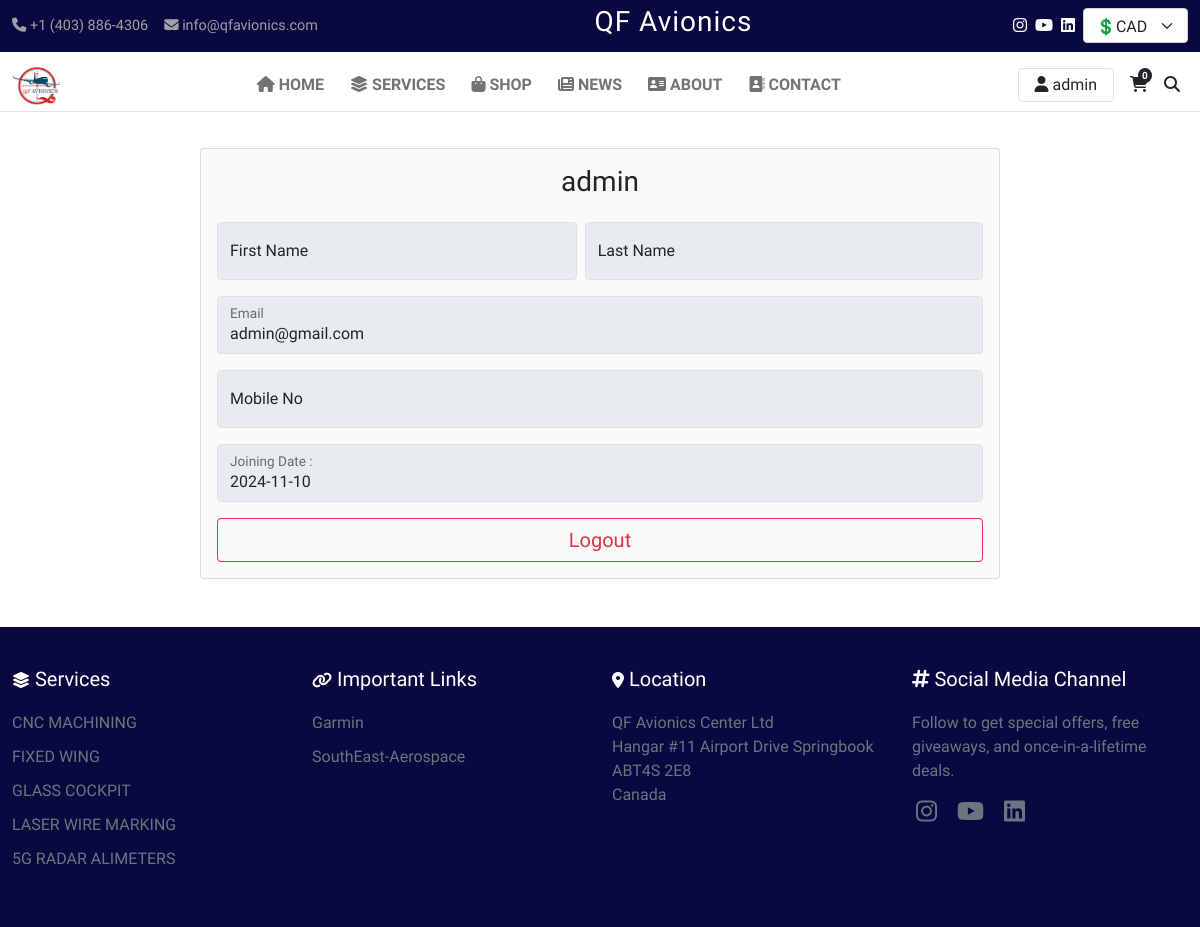
The page /user/profile/ (signed in) on the database its author committed.
### additional_option/models.py (models this page shows, shortened)
class SiteSettings(models.Model):
    site_name = models.CharField(max_length=100, default="QFAvionics")
    email = models.EmailField(max_length=70, blank=False, null=False,  default='info@qfavionics.com')
    phone_number_1 = models.CharField(blank=True, null=True, max_length=10)
    phone_number_2 = models.CharField(blank=True, null=True, max_length=10)
    bussiness_email = models.EmailField(max_length=70, blank=False, default='info@qfavionics.com', null=False, help_text="Email on which receive the email")
    currency_rate = models.DecimalField(null=False, blank=False, default=0.72, decimal_places=2, max_digits=3)
    address = models.TextField(default="QF Avionics Center LtdHangar #11 Airport Drive, Springbook,ABT4S 2E8Canada", blank=True, null=True)
    airport = models.TextField(default="Red Deer Regional Airport, CYQF, YQF", blank=True, null=True)
    email_app_password = models.TextField(max_length=30,  default="zochakahgfehnxdq", blank=True, null=True)
    tax = models.DecimalField(decimal_places=2,  max_digits=5, default=0.15, null=False, blank=False)
    instagram = models.URLField(blank=True, null=True)
    youtube = models.URLField(blank=True, null=True)
    linkedin = models.URLField(blank=True, null=True)
    def get_footer_data(self):
        return {
            "location": self.address,
            "airport": self.airport,
            "instagram": self.instagram,
            "youtube": self.youtube,
            "linkedin": self.linkedin
        }
    def get_header_data(self):
        return {
            "site_name": self.site_name,
            "email": self.email,
            "phone_number": self.phone_number_1,
        }
    class Meta:
        verbose_name = "Site Setting"
        verbose_name_plural = "Site Settings"
    @classmethod
    def load(cls):
        obj, created = cls.objects.get_or_create(pk=1)
        return obj

class Service(models.Model):
    name = models.CharField(max_length=40, default='', blank=False, null=False)
    image = models.ImageField(upload_to='static/service/images/', default="defult.png")
    status = models.BooleanField(default=True)
    description = models.TextField(default='')
    service_type = models.CharField(default='', max_length=40, blank=False, null=False)
    specifications = models.JSONField(default=dict)
    technical_information = models.JSONField(default=dict)

class Link(models.Model):
    name = models.CharField(max_length=40, default='', blank=False, null=False)
    url = models.CharField(max_length=100, default='', blank=False, null=False)
    class Meta:
        verbose_name = 'Important Link'
        verbose_name_plural = 'Important Links'

### user/models.py (models this page shows, shortened)
class CustomUser(AbstractUser):
    email = models.EmailField(max_length=100, unique=True, blank=False)
    phone_number = models.CharField(max_length=15, blank=True, null=True)
    address = models.TextField(blank=True, null=True, default='')
    first_name = models.CharField(max_length=50, blank=False)
    last_name = models.CharField(max_length=50, blank=False)

### user/views.py (the view)
# urls.py: path("user/profile/", userprofile, name="profile"),
@login_required(login_url='/login')
def userprofile(request):
    return render(request, "profile.html")

### user/templates/profile.html (shortened to what this page needs)
{% extends "master.html" %}
{% block content %}
<main class="form-signin d-flex w-100 mb-4 text-center justify-content-center container">
    <div class="card mx-1 overflow-hidden" style="width: 50rem; background-color: rgb(250, 250, 250);">
            <form id="personalform" onsubmit="showLoading()" enctype="multipart/form-data" class="px-3">
                <div class="rounded-2 pt-3 justify-content-center">
                    <h3>{{user.username}}</h3>
                </div>
                <div class="d-flex">
                    <div class="form-floating mt-3" style="width: 47%; margin-right: 1%;">
                        <input disabled type="text" class="form-control rounded" id="floatingfirstname" placeholder="adam_123" name="birthdate" value="{{user.first_name}}" required>
                        <label for="floatingstuusername">First Name</label>
                    </div>
                    <div class="form-floating mt-3" style="width: 52%;">
                        <input disabled type="text" class="form-control rounded" id="floatinglastname" placeholder="adam_123" name="joiningdate" value="{{user.last_name}}" required>
                        <label for="floatingstuusername">Last Name</label>
                    </div>
                    </div>
                <div class="form-floating">
                    <input disabled type="email" class="form-control rounded mt-3" id="floatingemail" placeholder="adam_123" name="email" value="{{user.email}}" required>
                    <label for="floatingstuusername">Email</label>
                </div>
                <div class="form-floating">
                    <input disabled type="number" class="form-control rounded mt-3" id="floatingmobile" placeholder="adam_123" name="mobile" value="{{user.phone_number}}" required>
                    <label for="floatingstuusername">Mobile No</label>
                </div>
                <div class="form-floating">
                    <input disabled type="text" class="form-control rounded mt-3" id="floatingmobile" placeholder="adam_123" name="mobile" value="{{user.date_joined|date:"Y-m-d"}}"  required>
                    <label for="floatingstuusername">Joining Date : </label>
                </div>
                <a href="{% url 'logout' %}" class="btn btn-outline-danger text-decoration-none fs-5 w-100 my-3">Logout</a>
            </form>
    </div>
    </main>
{% endblock %}

### templates/master.html (shortened to what this page needs)
<!DOCTYPE html>
<html lang="en">
<head>
    {% load static %}
    <link href="https://cdn.jsdelivr.net/npm/bootstrap@5.0.2/dist/css/bootstrap.min.css" rel="stylesheet"
>
    <link rel="stylesheet" href="https://cdnjs.cloudflare.com/ajax/libs/font-awesome/6.4.0/css/all.min.css">
    <link rel="stylesheet" href="{% static 'css/index.css' %}">
</head>
<body>
    <main id="mainbox" class="">
        <div class="top-bar">
            <div class="container-fluid d-flex justify-content-between align-items-center">
                <div class="d-sm-flex" style="cursor: pointer; color: rgb(160, 160, 160);">
                    <div class="me-3" id="dialButton"><i class="fas fa-phone"></i> {{header.phone_number|default:"+1 (403) 886-4306"}}
                    </div>
                    <div class="me-3" id="emailButton"><i class="fas fa-envelope"></i>
                        {{header.email|default:"info@qfavionics.com"}}</div>
                </div>
                <h3 id="companyname" style="letter-spacing: 1px;">QF Avionics</h3>
                <div class="d-sm-flex">
                    <div class="d-flex justify-content-center align-items-center" style="margin-top: -6px;">
                        <a href="{{footer.instagram|default_if_none:" #" }}" class="text-white mt-2 me-2"><i
                                class="fa-brands fa-instagram fs-6"></i></a>
                        <a href="{{footer.youtube|default_if_none:" #" }}" class="text-white mt-2 me-2"><i
                                class="fa-brands fa-youtube fs-6"></i></a>
                        <a href="{{footer.linkedin|default_if_none:" #" }}" class="text-white mt-2 me-2"><i
                                class="fa-brands fa-linkedin fs-6"></i></a>
                    </div>
                    <select class="form-select" id="currency-value" aria-label="Default select example"
                        style="height: 35px; width: 105px;">
                        {% if request.session.currency == "USD" %}
                        <option value="USD" data-bs-toggle="tooltip" data-bs-placement="bottom"
                            title="Click to see product price in USD currency" selected>💲USD</option>
                        <option value="CAD" data-bs-toggle="tooltip" data-bs-placement="bottom"
                            title="Click to see product price in CAD currency">💲CAD</option>
                        {% else %}
                        <option value="CAD" selected>💲CAD</option>
                        {% endif %}
                    </select>
                </div>
            </div>
        </div>
        <nav class="position-absolute navbar navbar-expand-lg navbar-light bg-white w-100 "
            style="z-index: 200;box-sizing: border-box;">
            <div class="container-fluid border-bottom">
                <a class="navbar-brand" href="{% url 'home' %}">
                    <img src="{% static 'images/logo.png' %}" alt="QF Avionics"
                        style="max-width: min(50px,50px); max-height: min(10vh,10vw);">
                </a>
                <div class="collapse navbar-collapse" id="navbarNav">
                    <ul class="navbar-nav mx-auto">
                        <li class="nav-item">
                            <a class="nav-link md:mt-3" id="menu" href="{% url 'home' %}"><i
                                    class="fa-solid fa-house"></i> HOME</a>
                        </li>
                        <li class="nav-item" id="menu">
                            <a class="nav-link text-decoration-none"><i class="fa-solid fa-layer-group"></i>
                                SERVICES</a>
                        </li>
                        <li class="nav-item" id="menu">
                            <a class="nav-link"><i class="fa-solid fa-bag-shopping"></i> SHOP</a>
                        </li>
                        <li class="nav-item" id="menu">
                            <a class="nav-link" href="{% url 'view-news' %}"><i class="fa-solid fa-newspaper"></i>
                                NEWS</a>
                        </li>
                        <li class="nav-item" id="menu">
                            <a class="nav-link" href="{% url 'aboutpage' %}"><i class="fa-solid fa-address-card"></i>
                                ABOUT</a>
                        </li>
                        <li class="nav-item" id="menu">
                            <a class="nav-link" href="{% url 'contactpage' %}"><i class="fa-solid fa-address-book"></i>
                                CONTACT</a>
                        </li>
                    </ul>
                    <div class="icon-container d-flex mx-2 mt-2 mt-md-0 mb-3 mb-md-0">
                        {% if request.user.is_authenticated %}
                        <a href="{% url 'profile' %}"
                            class="text-dark me-3 text-decoration-none border px-3 py-1 rounded"><i
                                class="fas fa-user fs-6"></i> {{ user.username }}
                        </a>
                        {% else %}
                        <a href="{% url 'login' %}" class="text-dark me-3 fs-6"><i class="fas fa-user fs-6"></i> </a>
                        {% endif %}
                        <div>
                            <a href="{% url 'cart_detail' %}" class="text-dark me-3"><span
                                    class="position-absolute bg-dark text-white fw-bold px-1"
                                    style="font-size: 10px; border-radius: 100%; margin-top: -5px; margin-left: 8px;">{{no_of_items}}</span><i
                                    class="fas fa-shopping-cart fs-6"></i></a>
                        </div>
                        <a id="searchopen" class="text-dark"><i class="fas fa-search fs-6"></i></a>
                    </div>
                </div>
            </div>
        </nav>
        {% block content %}
        {% endblock %}
    </main>
    <footer class="footer mt-4">
        <div class="container-fluid">
            <div class="row">
                <div class="col-md-3">
                    <h5><i class="fa-solid fa-layer-group fs-6"></i> Services</h5>
                    <ul>
                        {% if services %}
                        {% for service in services|slice:":8" %}
                        <a href="{% url 'service' id=service.id %} " class="text-decoration-none text-secondary">
                            <li id="hover_white">{{service.name}}</li>
                        </a>
                        {% endfor %}
                        {% endif %}
                    </ul>
                </div>
                <div class="col-md-3">
                    <h5><i class="fa-solid fa-link fs-6"></i> Important Links</h5>
                    <ul class="text-secondary">
                        {% if links %}
                        {% for link in links %}
                        <a href="{{link.url}}" target="_blank" class="text-decoration-none text-secondary">
                            <li id="hover_white">{{link.name}}</li>
                        </a>
                        {% endfor %}
                        {% endif %}
                    </ul>
                </div>
                <div class="col-md-3">
                    <h5><i class="fa-solid fa-location-dot fs-6"></i> Location</h5>
                    <div class="text-secondary">
                        <a href="https://www.google.com/maps/dir//3801+Airport+Dr,+Springbrook,+AB+T4S+2E8/@52.1763421,-113.9696467,12z/data=!4m8!4m7!1m0!1m5!1m1!1s0x537450468fc942f9:0xb14e4971aebfab17!2m2!1d-113.8872465!2d52.1763708?entry=ttu&g_ep=EgoyMDI0MTAyMy4wIKXMDSoASAFQAw%3D%3D"
                            class="text-decoration-none text-secondary" target="_blank">
                            <pre id="hover_white" style="font-size: 1rem; font-family: Play, sans-serif;">{{footer.location}}</pre></a>
                    </div>
                </div>
                <div class="col-md-3">
                    <h5><i class="fa-solid fa-hashtag"></i> Social Media Channel</h5>
                    <p class="text-secondary">Follow to get special offers, free giveaways, and once-in-a-lifetime
                        deals.</p>
                    <a href="{{footer.instagram|default_if_none:" #" }}" class="text-secondary mt-2 me-2"><i id="hover_white" class="fa-brands fa-instagram mx-1 fs-4"></i></a>
                    <a href="{{footer.youtube|default_if_none:" #"}}" class="text-secondary mt-2 me-2"><i id="hover_white"
                            class="fa-brands fa-youtube mx-1 fs-4"></i></a>
                    <a href="{{footer.linkedin|default_if_none:" #"}}" class="text-secondary mt-2 me-2"><i id="hover_white"
                            class="fa-brands fa-linkedin mx-1 fs-4"></i></a>
                </div>
            </div>
        </div>
    </footer>
</body>
</html>

### rows shown on the page
SiteSettings: email "info@qfavionics.com", location "QF Avionics Center Ltd Hangar #11 Airport Drive Springbook ABT4S 2E8 Canada"
CustomUser: username "admin", email "admin@gmail.com", mobile "2024-11-10"
Service: name "CNC MACHINING"
Service: name "FIXED WING"
Service: name "GLASS COCKPIT"
Service: name "LASER WIRE MARKING"
Service: name "5G RADAR ALIMETERS"
Link: name "Garmin"
Link: name "SouthEast-Aerospace"

### other values the page prints
{{ header.phone_number|default:"+1 (403) 886-4306" }} "+1 (403) 886-4306"
{{ no_of_items }} "0"
